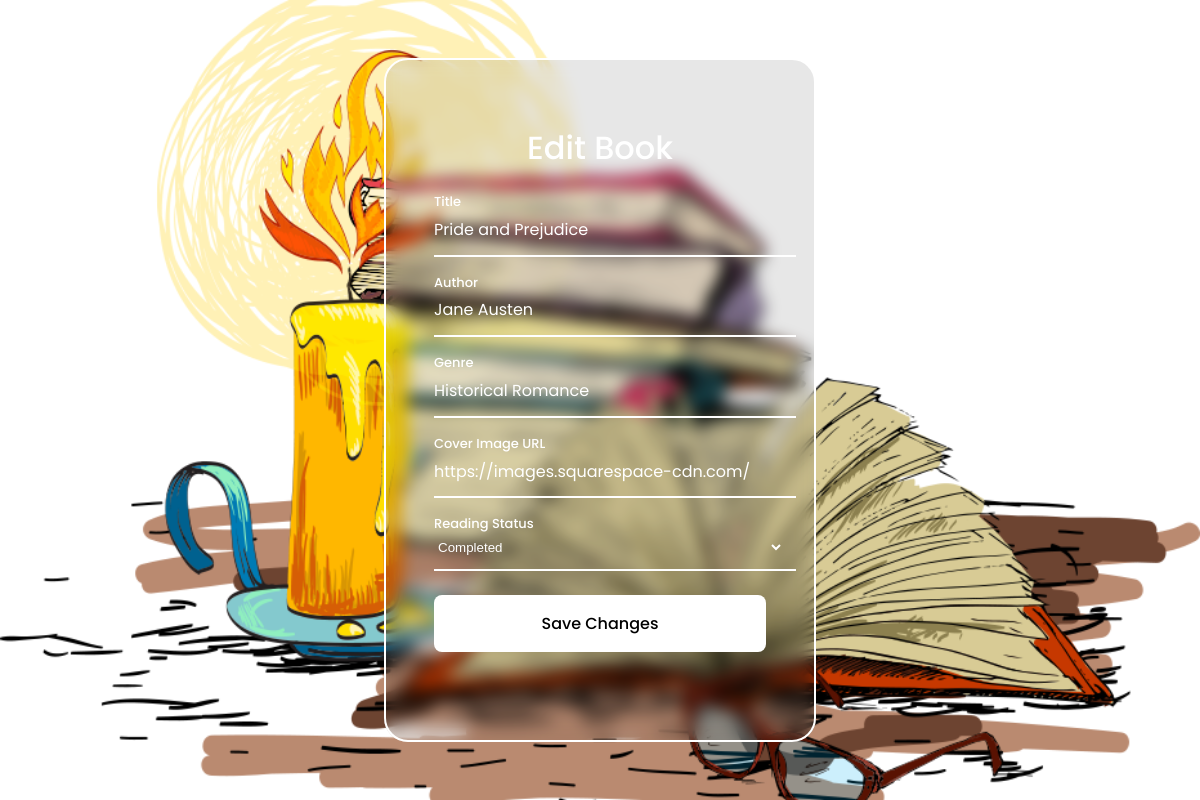
Page /edit_book/1 (signed in) on the earlier database version.
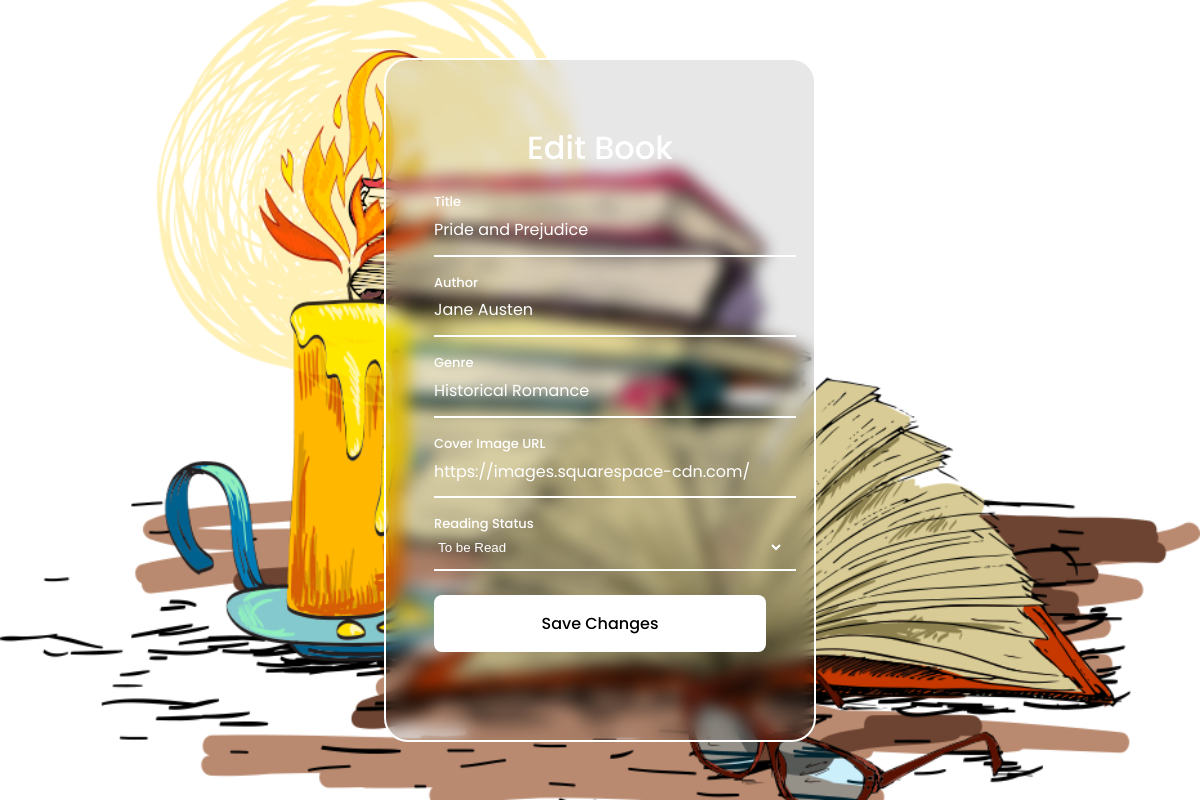
Same page on the later database version.
### app.py (models this page shows)
class Book(db.Model):
    id = db.Column(db.Integer, primary_key=True)
    title = db.Column(db.String(100), nullable=False)
    author = db.Column(db.String(100), nullable=False)
    genre = db.Column(db.String(50), nullable=False)
    cover_image = db.Column(db.String(100))
    reading_status = db.Column(db.String(20))  # Added reading status field
    ratings = db.relationship('Rating', backref='book', lazy=True)
    reviews = db.relationship('Review', backref='book', lazy=True)

### app.py (the view, shortened to what this page needs)
@app.route('/edit_book/<int:id>', methods=['GET', 'POST'])
@login_required
def edit_book(id):
    book = Book.query.get_or_404(id)
    return render_template('edit_book.html', book=book)

### app.py (called while the page is built)
@login_manager.user_loader
def load_user(user_id):
    return User.query.get(int(user_id))

### templates/edit_book.html (shortened to what this page needs)
<!DOCTYPE html>
   <html lang="en">
   <head>
      <link href="https://cdn.jsdelivr.net/npm/remixicon@2.5.0/fonts/remixicon.css" rel="stylesheet">
      <link rel="stylesheet" href="{{ url_for('static', filename='css/style.css') }}">
   </head>
   <body>
      <div class="login">
         <img src="{{ url_for('static', filename='image/login-bg.png') }}" alt="Login image" class="login__img">
         <form action="{{ url_for('edit_book', id=book.id) }}" method="post" class="login__form">
            <h1 class="login__title">Edit Book</h1>
            <div class="login__content">
               <div class="login__box">
                  <div class="login__box-input">
                     <input type="text" id="title" name="title" required class="login__input"  value="{{book.title}}">
                     <label for="title" class="add__label">Title</label>
                  </div>
               </div>
               <div class="login__box">
                  <div class="login__box-input">
                     <input type="text" name="author" required class="login__input" id="author" value="{{book.author}}">
                     <label for="author" class="add__label">Author</label>
                  </div>
               </div>
               <div class="login__box">
                <div class="login__box-input">
                   <input type="text" name="genre" required class="login__input" id="genre" value="{{book.genre}}">
                   <label for="genre" class="add__label">Genre</label>
                </div>
             </div>
             <div class="login__box">
                <div class="login__box-input">
                   <input type="text" name="cover_image" class="login__input" id="cover_image" value="{{book.cover_image}}">
                   <label for="cover_image" class="add__label">Cover Image URL</label>
                </div>
             </div>
             <div class="login__box">
                <div class="login__box-input">
                   <select id="reading_status" name="reading_status" class="login__input" style="width: 350px;border: none;">
                        <option value="To be Read" {% if book.reading_status == 'To be Read' %} selected {% endif %}>To be Read</option>
                        <option value="Completed" {% if book.reading_status == 'Completed' %} selected {% endif %}>Completed</option>
                   </select>
                   <label for="reading_status" class="add__label">Reading Status</label>
                </div>
             </div>
            </div>
            <button type="submit" class="login__button">Save Changes</button>
         </form>
      </div>
   </body>
</html>

### static/css/style.css (style rules this page uses)
:root { --white-color: hsl(0, 0%, 100%); --black-color: hsl(0, 0%, 0%); --body-font: "Poppins", sans-serif; --h1-font-size: 1.75rem; --normal-font-size: 1rem; --small-font-size: .813rem; --font-medium: 500; }
* { box-sizing: border-box; padding: 0; margin: 0; }
body, input, button { font-size: var(--normal-font-size); font-family: var(--body-font); }
body { color: var(--white-color); }
input, button { border: none; outline: none; }
img { max-width: 100%; height: auto; }
.login { position: relative; height: 100vh; display: grid; align-items: center; }
.login__img { position: absolute; width: 100%; height: 100%; object-fit: cover; object-position: center; }
.login__form { position: relative; background-color: hsla(0, 0%, 10%, 0.1); border: 2px solid var(--white-color); margin-inline: 1.5rem; padding: 2.5rem 1.5rem; border-radius: 1rem; backdrop-filter: blur(8px); }
.login__title { text-align: center; font-size: var(--h1-font-size); font-weight: var(--font-medium); margin-bottom: 2rem; }
.login__content, .login__box { display: grid; }
.login__content { row-gap: 1.75rem; margin-bottom: 1.5rem; }
.login__box { grid-template-columns: max-content 1fr; align-items: center; column-gap: 0.75rem; border-bottom: 2px solid var(--white-color); }
.login__input { width: 100%; padding-block: 0.8rem; background: none; color: var(--white-color); position: relative; z-index: 1; }
.login__box-input { position: relative; }
.add__label { position: absolute; left: 0; top: 2px; font-weight: var(--font-medium); transition: top 0.3s, font-size 0.3s; }
.login__box:nth-child(2) input { padding-right: 1.8rem; }
.login__button { width: 100%; padding: 1rem; border-radius: 0.5rem; background-color: var(--white-color); font-weight: var(--font-medium); cursor: pointer; margin-bottom: 2rem; }
@media screen and (min-width: 540px) { .login { justify-content: center; } }
@media screen and (min-width: 540px) { .login__form { width: 432px; padding: 4rem 3rem 3.5rem; border-radius: 1.5rem; } }
@media screen and (min-width: 540px) { .login__title { font-size: 2rem; } }

Differences in the rows shown:
changed Book "Pride and Prejudice": reading_status "Completed" → (not shown)
Other differences:
form field reading_status: (not shown) → "To be Read"
